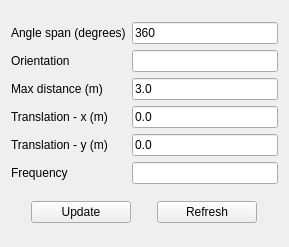
<?xml version="1.0" encoding="UTF-8"?>
<ui version="4.0">
 <class>ThermalSensorProperties</class>
 <widget class="QWidget" name="ThermalSensorProperties">
  <property name="geometry">
   <rect>
    <x>0</x>
    <y>0</y>
    <width>289</width>
    <height>247</height>
   </rect>
  </property>
  <property name="windowTitle">
   <string>Thermal sensor</string>
  </property>
  <layout class="QGridLayout" name="gridLayout_2">
   <item row="0" column="0">
    <layout class="QGridLayout" name="gridLayout">
     <item row="0" column="1">
      <widget class="QLineEdit" name="angleSpan">
       <property name="text">
        <string>360</string>
       </property>
      </widget>
     </item>
     <item row="2" column="1">
      <widget class="QLineEdit" name="maxDistance">
       <property name="text">
        <string>3.0</string>
       </property>
      </widget>
     </item>
     <item row="4" column="1">
      <widget class="QLineEdit" name="y_">
       <property name="text">
        <string>0.0</string>
       </property>
       <property name="readOnly">
        <bool>false</bool>
       </property>
      </widget>
     </item>
     <item row="3" column="1">
      <widget class="QLineEdit" name="x_">
       <property name="text">
        <string>0.0</string>
       </property>
       <property name="readOnly">
        <bool>false</bool>
       </property>
      </widget>
     </item>
     <item row="4" column="0">
      <widget class="QLabel" name="label_5">
       <property name="text">
        <string>Translation - y (m)</string>
       </property>
      </widget>
     </item>
     <item row="2" column="0">
      <widget class="QLabel" name="label_3">
       <property name="text">
        <string>Max distance (m)</string>
       </property>
      </widget>
     </item>
     <item row="3" column="0">
      <widget class="QLabel" name="label_4">
       <property name="text">
        <string>Translation - x (m)</string>
       </property>
      </widget>
     </item>
     <item row="0" column="0">
      <widget class="QLabel" name="label_2">
       <property name="text">
        <string>Angle span (degrees)</string>
       </property>
      </widget>
     </item>
     <item row="1" column="0">
      <widget class="QLabel" name="label">
       <property name="text">
        <string>Orientation</string>
       </property>
      </widget>
     </item>
     <item row="1" column="1">
      <widget class="QLineEdit" name="orientation"/>
     </item>
     <item row="5" column="0">
      <widget class="QLabel" name="label_7">
       <property name="text">
        <string>Frequency</string>
       </property>
      </widget>
     </item>
     <item row="5" column="1">
      <widget class="QLineEdit" name="frequency"/>
     </item>
    </layout>
   </item>
   <item row="1" column="0">
    <layout class="QHBoxLayout" name="horizontalLayout">
     <item>
      <widget class="QPushButton" name="pushButton">
       <property name="maximumSize">
        <size>
         <width>100</width>
         <height>16777215</height>
        </size>
       </property>
       <property name="text">
        <string>Update</string>
       </property>
      </widget>
     </item>
     <item>
      <widget class="QPushButton" name="refreshButton">
       <property name="minimumSize">
        <size>
         <width>100</width>
         <height>0</height>
        </size>
       </property>
       <property name="maximumSize">
        <size>
         <width>100</width>
         <height>16777215</height>
        </size>
       </property>
       <property name="text">
        <string>Refresh</string>
       </property>
      </widget>
     </item>
    </layout>
   </item>
  </layout>
 </widget>
 <tabstops>
  <tabstop>angleSpan</tabstop>
  <tabstop>orientation</tabstop>
  <tabstop>maxDistance</tabstop>
  <tabstop>x_</tabstop>
  <tabstop>y_</tabstop>
  <tabstop>frequency</tabstop>
  <tabstop>pushButton</tabstop>
  <tabstop>refreshButton</tabstop>
 </tabstops>
 <resources/>
 <connections/>
</ui>
